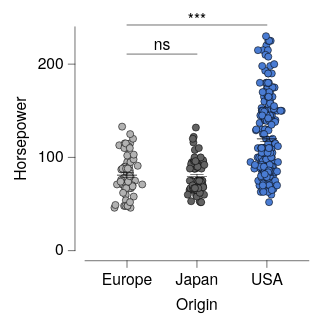

Here is the Vega-Lite specification saved for this chart:
### Vega-Lite specification from a JSON file in a GitHub repository (floating-point values rounded to 4 significant figures; data arrays with more than 128 entries replaced by an {"elided": "..."} marker saying what was removed)
{"background": null, "config": {"arc": {"fill": "#DBDBDB", "fillOpacity": 1.0, "innerRadius": 25.0, "padAngle": 0.03, "stroke": "black", "strokeOpacity": 1, "strokeWidth": 0.25}, "area": {"fill": "#DBDBDB", "fillOpacity": 1.0, "stroke": "black", "strokeOpacity": 1, "strokeWidth": 0.25}, "axis": {"domain": true, "domainCap": "round", "domainColor": "black", "domainWidth": 0.25, "grid": false, "gridCap": "round", "gridColor": "#F1F1F1", "gridDash": [0, 0], "gridOpacity": 1.0, "gridWidth": 0.25, "labelColor": "black", "labelFont": "Helvetica Neue, HelveticaNeue, Helvetica, Arial, sans-serif", "labelFontSize": 7, "labelFontStyle": "normal", "labelFontWeight": 400, "offset": 4.5, "ticks": true, "tickCap": "round", "tickColor": "black", "tickRound": false, "tickSize": 3, "tickWidth": 0.25, "titleColor": "black", "titleFont": "Helvetica Neue, HelveticaNeue, Helvetica, Arial, sans-serif", "titleFontSize": 7, "titleFontStyle": "normal", "titleFontWeight": 400}, "axisX": {"domain": true, "labelAlign": "center", "labelAngle": 0, "labels": true, "ticks": true, "translate": 0}, "axisY": {"domain": true, "labelAlign": "right", "labelAngle": 0, "labels": true, "ticks": true, "translate": 0}, "axisRight": {"domain": true, "labelAlign": "left", "labelAngle": 0, "labels": true, "ticks": true, "translate": 0}, "axisTop": {"domain": true, "labelAlign": "center", "labelAngle": 0, "labels": true, "ticks": true, "translate": 0}, "axisBand": {"tickOffset": 0}, "bar": {"fill": "#DBDBDB", "fillOpacity": 1.0, "stroke": "black", "strokeOpacity": 1, "strokeWidth": 0.25}, "boxplot": {"size": 9.0, "ticks": {"cornerRadius": 0.25, "fill": "black", "opacity": 1, "size": 4.5, "thickness": 0.25}, "box": {"fillOpacity": 1.0, "stroke": "black", "strokeOpacity": 1, "strokeWidth": 0.25}, "median": {"cornerRadius": 0, "fill": "black", "fillOpacity": 1.0, "opacity": 1, "size": 9.0, "thickness": 0.25}, "rule": {"fill": "black", "fillOpacity": 1.0, "size": 10.0, "stroke": "black", "strokeDash": [0, 0], "strokeOpacity": 1, "strokeWidth": 0.25}, "outliers": {"color": "black", "fill": "black", "fillOpacity": 1.0, "size": 0, "stroke": "black", "strokeOpacity": 1, "strokeWidth": 0.25}}, "circle": {"fill": "black", "fillOpacity": 1.0, "size": 1.25, "stroke": null, "strokeOpacity": 1, "strokeWidth": 0.25}, "errorband": {"band": {"fillOpacity": 0.6, "stroke": null, "strokeWidth": 0.25, "strokeOpacity": 1}, "borders": {"opacity": 0, "strokeOpacity": 0.25, "strokeWidth": 1}}, "errorbar": {"opacity": 1, "rule": {"strokeDash": [0, 0], "strokeWidth": 0.25}, "ticks": {"color": "black", "cornerRadius": 0.125, "opacity": 1, "size": 6.0, "thickness": 0.25}, "thickness": 0.25}, "font": "Helvetica Neue, HelveticaNeue, Helvetica, Arial, sans-serif", "geoshape": {"fill": "#DBDBDB", "fillOpacity": 1.0, "stroke": "black", "strokeOpacity": 1, "strokeWidth": 0.25}, "header": {"labelColor": "black", "labelFont": "Helvetica Neue, HelveticaNeue, Helvetica, Arial, sans-serif", "labelFontSize": 7, "labelFontStyle": "normal", "labelFontWeight": 400, "titleColor": "black", "titleFont": "Helvetica Neue, HelveticaNeue, Helvetica, Arial, sans-serif", "titleFontSize": 7, "titleFontStyle": "normal", "titleFontWeight": 400, "titlePadding": 0}, "legend": {"disable": false, "offset": 4.5, "titlePadding": 4, "labelOffset": 2, "gradientLabelOffset": 2, "gradientLength": 50.0, "gradientThickness": 5.0, "gradientOpacity": 1.0, "gradientStrokeColor": "black", "gradientStrokeWidth": 0.25, "labelColor": "black", "labelFont": "Helvetica Neue, HelveticaNeue, Helvetica, Arial, sans-serif", "labelFontSize": 7, "labelFontStyle": "normal", "labelFontWeight": 400, "strokeColor": "black", "strokeWidth": 0, "symbolSize": 42, "symbolStrokeColor": "black", "symbolStrokeWidth": 0.25, "titleColor": "black", "titleFont": "Helvetica Neue, HelveticaNeue, Helvetica, Arial, sans-serif", "titleFontSize": 7, "titleFontStyle": "normal", "titleFontWeight": 400}, "line": {"color": "black", "stroke": "black", "strokeCap": "butt", "strokeDash": [0, 0], "strokeOpacity": 1, "strokeWidth": 0.5}, "point": {"filled": true, "fill": "#DBDBDB", "fillOpacity": 1.0, "size": 5.0, "stroke": "black", "strokeOpacity": 1, "strokeWidth": 0.25}, "range": {"category": ["#B2B2B2", "#636363", "#4A7CD3", "#008542", "#382864", "#509F98", "#284F93", "#005226", "#A398D6", "#173633"], "diverging": {"scheme": ["#443E60", "#5F597E", "#7C759B", "#9994B6", "#B7B4CC", "#D6D5DC", "#F6F6F6", "#D1DAD9", "#A4C2BF", "#7AA9A4", "#578E89", "#37736E", "#1B5954"]}, "heatmap": {"scheme": ["#32022B", "#43044D", "#4C196E", "#4D338C", "#484DA6", "#3A68BB", "#1D83CA", "#1D9CCB", "#23B5C9", "#28CDC5", "#4DE0B4", "#91EE9F"]}, "ordinal": {"scheme": ["#F1F1F1", "#DBDBDB", "#C6C6C6", "#B2B2B2", "#9D9D9D", "#898989", "#767676", "#636363", "#515151", "#404040", "#2F2F2F", "#1F1F1F"]}, "ramp": {"scheme": ["#32022B", "#43044D", "#4C196E", "#4D338C", "#484DA6", "#3A68BB", "#1D83CA", "#1D9CCB", "#23B5C9", "#28CDC5", "#4DE0B4", "#91EE9F"]}}, "rule": {"color": "black", "stroke": "black", "strokeCap": "round", "strokeDash": [2, 2], "strokeOpacity": 1, "strokeWidth": 0.25}, "scale": {"bandPaddingInner": 0.1, "bandPaddingOuter": 0.1, "round": false}, "rect": {"fill": "#DBDBDB", "fillOpacity": 1.0, "stroke": "black", "strokeOpacity": 1, "strokeWidth": 0.25}, "square": {"fill": "#DBDBDB", "fillOpacity": 1.0, "size": 10.0, "stroke": "black", "strokeOpacity": 1, "strokeWidth": 0.25}, "text": {"color": "black", "font": "Helvetica Neue, HelveticaNeue, Helvetica, Arial, sans-serif", "fontSize": 7, "fontStyle": "normal", "fontWeight": 400}, "tick": {"color": "black", "cornerRadius": 0.125, "opacity": 1.0, "size": 9.0, "thickness": 0.25}, "title": {"anchor": "middle", "frame": "group", "color": "black", "font": "Helvetica Neue, HelveticaNeue, Helvetica, Arial, sans-serif", "fontSize": 7, "fontStyle": "normal", "fontWeight": 400, "subtitleColor": "black", "subtitleFont": "Helvetica Neue, HelveticaNeue, Helvetica, Arial, sans-serif", "subtitleFontSize": "Helvetica Neue, HelveticaNeue, Helvetica, Arial, sans-serif", "subtitleFontStyle": "normal", "subtitleFontWeight": 400}, "trail": {"color": "black", "opacity": 1, "size": 0.5}, "view": {"continuousWidth": 100, "continuousHeight": 100, "discreteWidth": 100, "discreteHeight": 100, "fill": null, "stroke": null, "strokeWidth": 0.25}}, "layer": [{"data": {"name": "data-53eecb024a78fdc2be808dcfdc3af7a2"}, "mark": {"type": "circle", "opacity": 1.0, "size": 10.0, "stroke": "black", "strokeOpacity": 1, "strokeWidth": 0.25}, "encoding": {"color": {"field": "Origin", "legend": null, "scale": {"domain": ["Europe", "Japan", "USA"]}, "sort": ["Europe", "Japan", "USA"], "title": null, "type": "nominal"}, "x": {"axis": {}, "field": "Origin", "scale": {"domain": ["Europe", "Japan", "USA"]}, "sort": ["Europe", "Japan", "USA"], "title": "Origin", "type": "nominal"}, "xOffset": {"field": "jitter_x", "scale": {"domain": [-7.33, 7.33], "range": [5.17, 19.83]}, "type": "quantitative"}, "y": {"field": "Horsepower", "title": "Horsepower", "type": "quantitative"}}}, {"data": {"name": "data-6c4882663eaca411296217af4f5e04f9"}, "mark": {"type": "errorbar"}, "encoding": {"x": {"axis": {}, "field": "Origin", "scale": {"domain": ["Europe", "Japan", "USA"]}, "sort": ["Europe", "Japan", "USA"], "title": "Origin", "type": "nominal"}, "y": {"field": "__mean", "title": "Horsepower", "type": "quantitative"}, "yError": {"field": "__error"}}}, {"data": {"name": "data-6c4882663eaca411296217af4f5e04f9"}, "mark": {"type": "tick"}, "encoding": {"x": {"axis": {}, "field": "Origin", "scale": {"domain": ["Europe", "Japan", "USA"]}, "sort": ["Europe", "Japan", "USA"], "title": "Origin", "type": "nominal"}, "y": {"field": "__mean", "title": "Horsepower", "type": "quantitative"}}}, {"layer": [{"layer": [{"data": {"values": [{"x": "USA", "x2": "Europe", "y": 230.0, "__dysonsphere__": 1}]}, "mark": {"type": "rule", "strokeCap": "round", "strokeDash": [0, 0], "strokeWidth": 0.25, "yOffset": -5.0}, "encoding": {"x": {"field": "x", "type": "nominal"}, "x2": {"field": "x2"}, "y": {"field": "y", "type": "quantitative"}}}, {"data": {"values": [{"y": 230.0, "label": "***", "__dysonsphere__": 1}]}, "mark": {"type": "text", "align": "center", "dy": -7.0, "fontSize": 7}, "encoding": {"text": {"field": "label", "type": "nominal"}, "x": {"value": 50.0}, "y": {"field": "y", "type": "quantitative"}}}]}, {"layer": [{"data": {"values": [{"x": "Europe", "x2": "Japan", "y": 230.0, "__dysonsphere__": 1}]}, "mark": {"type": "rule", "strokeCap": "round", "strokeDash": [0, 0], "strokeWidth": 0.25, "yOffset": 8.0}, "encoding": {"x": {"field": "x", "type": "nominal"}, "x2": {"field": "x2"}, "y": {"field": "y", "type": "quantitative"}}}, {"data": {"values": [{"y": 230.0, "label": "ns", "__dysonsphere__": 1}]}, "mark": {"type": "text", "align": "center", "dy": 4.0, "fontSize": 7}, "encoding": {"text": {"field": "label", "type": "nominal"}, "x": {"value": 34.38}, "y": {"field": "y", "type": "quantitative"}}}]}], "name": "__dysonsphere_90a92fb3dc490bb9_3"}], "$schema": "https://vega.github.io/schema/vega-lite/v6.4.1.json", "datasets": {"data-53eecb024a78fdc2be808dcfdc3af7a2": {"elided": "400 records"}, "data-6c4882663eaca411296217af4f5e04f9": [{"Origin": "USA", "__mean": 119.9, "__error": 2.529, "__dysonsphere__": 1}, {"Origin": "Europe", "__mean": 81.0, "__error": 2.47, "__dysonsphere__": 1}, {"Origin": "Japan", "__mean": 79.84, "__error": 2.005, "__dysonsphere__": 1}]}}
